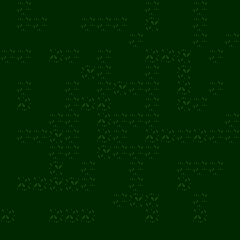

A 2D game scene composited from a Tiled map and its tileset images. What follows is a short description and the map's XML, with every tile layer's data as written:
An orthogonal 15x15 tile map with 16x16 px tiles, 3 tile layers (floor, wall, units).

<map version="1.10" tiledversion="2025.05.05" orientation="orthogonal" renderorder="right-down" width="15" height="15" tilewidth="16" tileheight="16" infinite="0" nextlayerid="5" nextobjectid="1">
 <tileset firstgid="1" source="../../tiles/battle/farm.tsx" />
 <layer id="1" name="floor" width="15" height="15">
  <data encoding="csv">
4,18,4,4,4,4,4,4,4,18,4,4,18,4,4,
4,18,18,4,4,18,18,18,4,16,4,4,18,4,4,
4,4,4,4,4,4,4,4,18,4,4,4,18,4,18,
18,18,4,17,18,4,18,4,4,17,17,16,4,18,4,
4,4,4,4,4,16,18,4,4,18,4,16,4,4,4,
4,18,4,4,18,4,18,16,18,18,4,17,4,18,4,
4,17,4,4,18,17,17,4,4,18,4,16,18,4,4,
4,4,4,18,18,4,17,18,18,18,4,4,4,4,18,
4,18,18,16,18,4,17,18,4,17,17,18,17,18,18,
4,4,4,18,18,4,16,18,18,18,4,4,4,4,4,
4,4,4,16,4,18,4,4,18,4,4,18,18,18,4,
4,17,17,16,16,18,4,4,18,4,4,17,4,4,4,
4,4,4,4,4,4,4,18,16,16,4,4,18,4,4,
17,4,4,17,17,17,4,4,4,17,4,4,17,4,4,
4,4,4,4,4,4,4,4,4,4,4,4,4,4,4
</data>
 </layer>
 <layer id="3" name="wall" width="15" height="15">
  <data encoding="csv">
0,0,0,0,0,0,0,0,0,0,0,0,0,0,0,
0,0,0,0,0,0,0,0,0,0,0,0,0,0,0,
0,0,0,0,0,0,0,0,0,0,0,0,0,0,0,
0,0,0,0,0,0,0,0,0,0,0,0,0,0,0,
0,0,0,0,0,0,0,0,0,0,0,0,0,0,0,
0,0,0,0,0,0,0,0,0,0,0,0,0,0,0,
0,0,0,0,0,0,0,0,0,0,0,0,0,0,0,
0,0,0,0,0,0,0,0,0,0,0,0,0,0,0,
0,0,0,0,0,0,0,0,0,0,0,0,0,0,0,
0,0,0,0,0,0,0,0,0,0,0,0,0,0,0,
0,0,0,0,0,0,0,0,0,0,0,0,0,0,0,
0,0,0,0,0,0,0,0,0,0,0,0,0,0,0,
0,0,0,0,0,0,0,0,0,0,0,0,0,0,0,
0,0,0,0,0,0,0,0,0,0,0,0,0,0,0,
0,0,0,0,0,0,0,0,0,0,0,0,0,0,0
</data>
 </layer>
 <layer id="4" name="units" width="15" height="15">
  <data encoding="csv">
0,0,0,0,0,0,0,0,0,0,0,0,0,0,0,
0,0,0,0,0,0,0,0,0,0,0,0,0,0,0,
0,0,0,0,0,0,0,0,0,0,0,0,0,0,0,
0,0,0,0,0,0,0,0,0,0,0,0,0,0,0,
0,0,0,0,0,0,0,0,0,0,0,0,0,0,0,
0,0,0,0,0,0,0,0,0,0,0,0,0,0,0,
0,0,0,0,0,0,0,0,0,0,0,0,0,0,0,
0,0,0,0,0,0,0,0,0,0,0,0,0,0,0,
0,0,0,0,0,0,0,0,0,0,0,0,0,0,0,
0,0,0,0,0,0,0,0,0,0,0,0,0,0,0,
0,0,0,0,0,0,0,0,0,0,0,0,0,0,0,
0,0,0,0,0,0,0,0,0,0,0,0,0,0,0,
0,0,0,0,0,0,0,0,0,0,0,0,0,0,0,
0,0,0,0,0,0,0,0,0,0,0,0,0,0,0,
0,0,0,0,0,0,0,0,0,0,0,0,0,0,0
</data>
 </layer>
</map>
